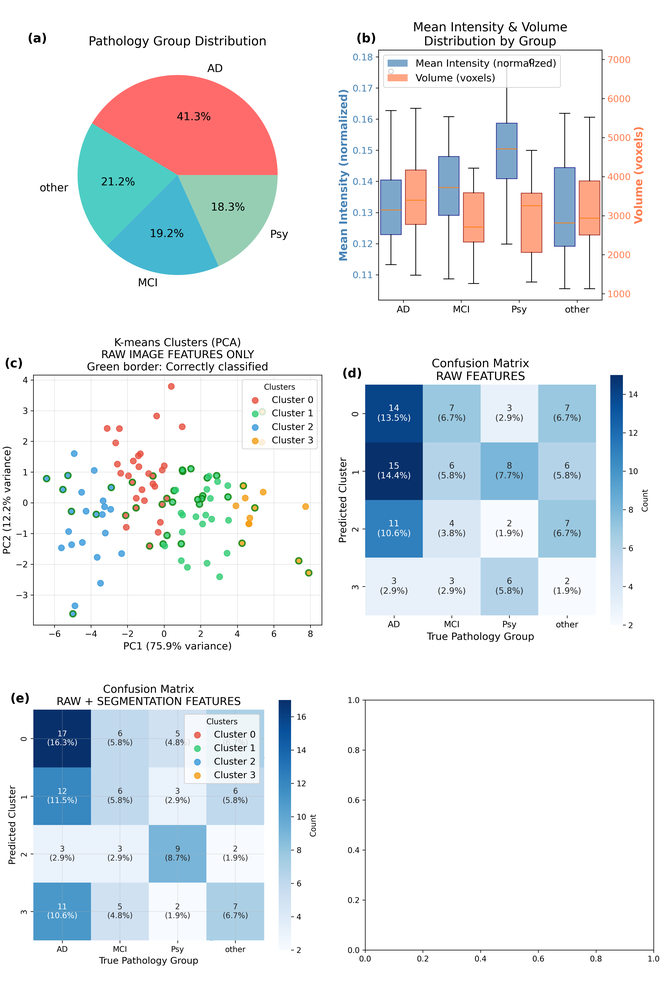
#> input picture PRL/dataset/comparative_kmeans_analysis.png, 667 x 1000 px, shrunk from 3600 x 5400 before the run
$ python -i raw_image_kmeans_analysis.py   (imports and definitions only)
#> lines starting #> are read from the running program, lines starting #| are printed output that depends on the picture; after the words box and inside, x2 and y2 are one past the last pixel; in counts of white or black regions, pixels touching at a corner belong together
"""
K-means Clustering Analysis on RAW IMAGE FEATURES ONLY
Choroid Plexus Segmentation Dataset

This script clusters patients based ONLY on raw T1xFLAIR image characteristics,
without using any ground truth segmentation information.

Author: Generated for PhD Thesis Analysis
Date: September 2025
"""

import os
import json
import numpy as np
import pandas as pd
import nibabel as nib
from sklearn.cluster import KMeans
from sklearn.preprocessing import StandardScaler
from sklearn.metrics import silhouette_score, adjusted_rand_score
from sklearn.decomposition import PCA
import matplotlib.pyplot as plt
import seaborn as sns
from tqdm import tqdm
from scipy import ndimage

# [49 lines left out: functions calculate_cluster_accuracy, load_patient_groups, not called in this run]

def extract_raw_image_features(image_data):
    """Extract features ONLY from raw T1xFLAIR image data (NO segmentation info)"""
    features = {}

    # Remove background/zero voxels and normalize intensity
    # Use robust percentile-based normalization to handle outliers
    non_zero_mask = image_data > 0
    if np.sum(non_zero_mask) == 0:
        # Handle case where entire image is zero/background
        image_normalized = image_data
    else:
        # Use 1st and 99th percentile for robust normalization
        p1, p99 = np.percentile(image_data[non_zero_mask], [1, 99])
        if p99 > p1:
            image_normalized = np.clip((image_data - p1) / (p99 - p1), 0, 1)
        else:
            image_normalized = image_data / np.max(image_data) if np.max(image_data) > 0 else image_data

    # Basic intensity statistics (on normalized data)
    features['mean_intensity'] = np.mean(image_normalized)
    features['std_intensity'] = np.std(image_normalized)
    features['min_intensity'] = np.min(image_normalized)
    features['max_intensity'] = np.max(image_normalized)
    features['median_intensity'] = np.median(image_normalized)
    features['intensity_range'] = features['max_intensity'] - features['min_intensity']

    # Intensity distribution features (on normalized data)
    features['intensity_skewness'] = calculate_skewness(image_normalized.flatten())
    features['intensity_kurtosis'] = calculate_kurtosis(image_normalized.flatten())

    # Percentiles (on normalized data)
    features['p25_intensity'] = np.percentile(image_normalized, 25)
    features['p75_intensity'] = np.percentile(image_normalized, 75)
    features['iqr_intensity'] = features['p75_intensity'] - features['p25_intensity']

    # Texture features (gradients on normalized data)
    grad_x = ndimage.sobel(image_normalized, axis=0)
    grad_y = ndimage.sobel(image_normalized, axis=1)
    grad_z = ndimage.sobel(image_normalized, axis=2)
    gradient_magnitude = np.sqrt(grad_x**2 + grad_y**2 + grad_z**2)

    features['gradient_mean'] = np.mean(gradient_magnitude)
    features['gradient_std'] = np.std(gradient_magnitude)
    features['gradient_max'] = np.max(gradient_magnitude)

    # Laplacian (measures texture/edges on normalized data)
    laplacian = ndimage.laplace(image_normalized.astype(float))
    features['laplacian_mean'] = np.mean(np.abs(laplacian))
    features['laplacian_std'] = np.std(laplacian)
    features['laplacian_var'] = np.var(laplacian)

    # Local variance (texture measure on normalized data)
    # Use small kernel for local variance calculation
    kernel_size = 3
    from scipy.ndimage import uniform_filter
    local_mean = uniform_filter(image_normalized.astype(float), kernel_size)
    local_variance = uniform_filter(image_normalized**2, kernel_size) - local_mean**2
    features['local_variance_mean'] = np.mean(local_variance)
    features['local_variance_std'] = np.std(local_variance)

    # Entropy (randomness measure on normalized data)
    hist, _ = np.histogram(image_normalized, bins=256, density=True)
    hist = hist[hist > 0]  # Remove zeros to avoid log(0)
    features['entropy'] = -np.sum(hist * np.log2(hist))

    return features

def calculate_skewness(data):
    """Calculate skewness"""
    mean = np.mean(data)
    std = np.std(data)
    if std == 0:
        return 0
    return np.mean(((data - mean) / std) ** 3)

def calculate_kurtosis(data):
    """Calculate kurtosis"""
    mean = np.mean(data)
    std = np.std(data)
    if std == 0:
        return 0
    return np.mean(((data - mean) / std) ** 4) - 3

# [370 lines left out: functions process_patients_raw_only, perform_kmeans_analysis_raw, visualize_results_raw, generate_summary_report_raw, main, not called in this run]

# [2 lines not run here, left out]

>>> import cv2
>>> picture = cv2.imread('comparative_kmeans_analysis.png', cv2.IMREAD_GRAYSCALE)
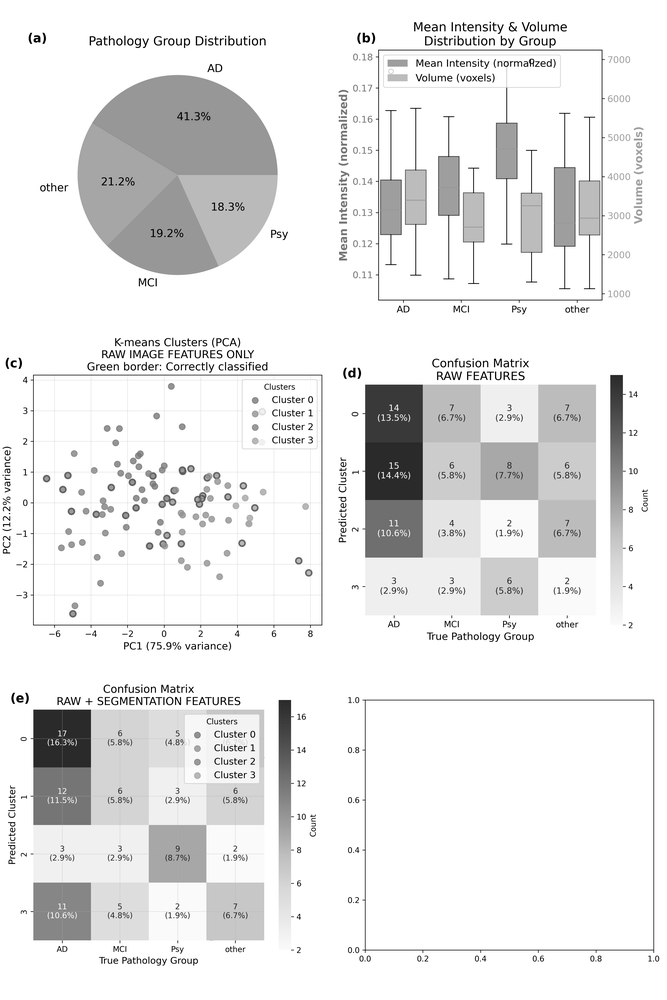
#> picture: shape (1000, 667); min 0, max 255, mean 232.7
>>> result = extract_raw_image_features(picture)
#> in extract_raw_image_features, `non_zero_mask = image_data > 0`:
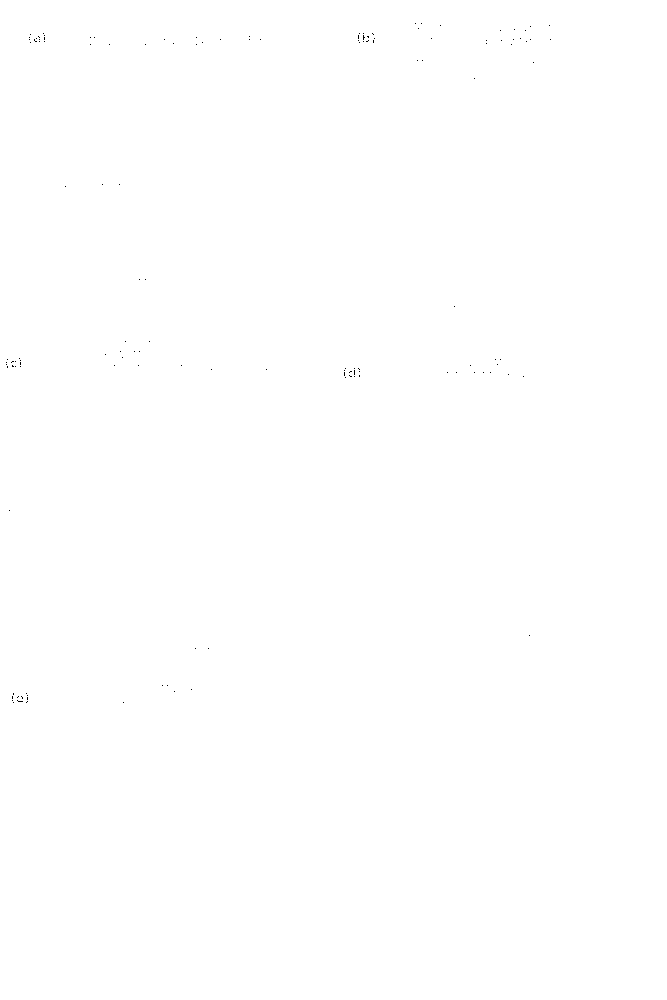
#> non_zero_mask: shape (1000, 667) bool; 100% white; black in thin lines or dots, all inside (x1, y1, x2, y2) = (6, 23, 551, 703)
#> in extract_raw_image_features, `p1, p99 = np.percentile(image_data[non_zero_mask], [1, 99])`: p1 = 42; p99 = 255
#> in extract_raw_image_features, `image_normalized = np.clip((image_data - p1) / (p99 - p1), 0, 1)`:
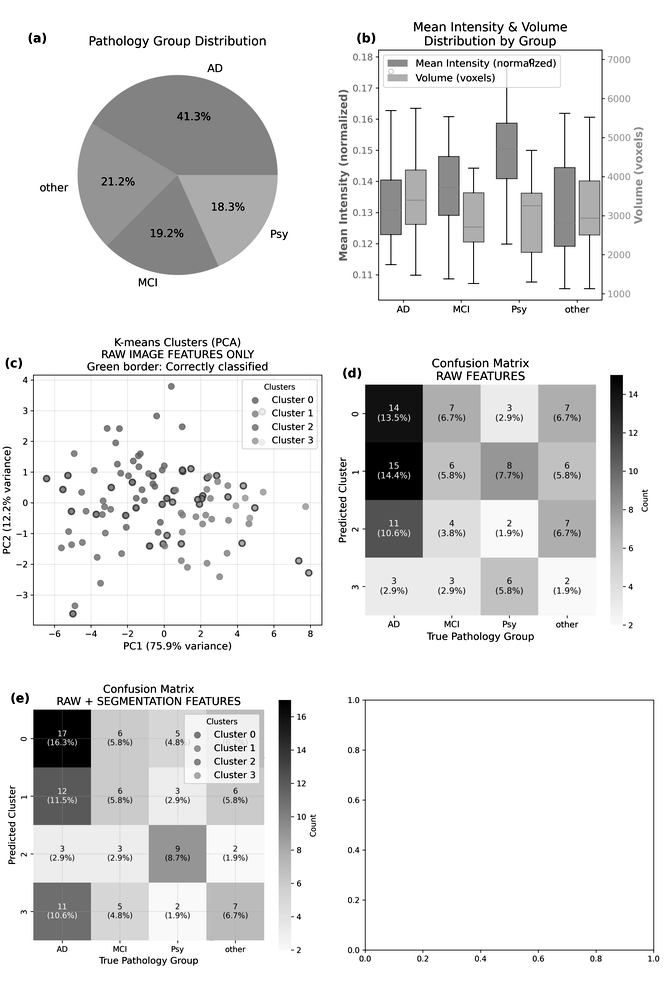
#> image_normalized: shape (1000, 667) float64; min 0, max 1, mean 0.895
#> in calculate_skewness, `mean = np.mean(data)`: mean = 0.895
#> in calculate_skewness, `std = np.std(data)`: std = 0.216
#> in calculate_kurtosis, `mean = np.mean(data)`: mean = 0.895
#> in calculate_kurtosis, `std = np.std(data)`: std = 0.216
#> in extract_raw_image_features, `grad_x = ndimage.sobel(image_normalized, axis=0)`:
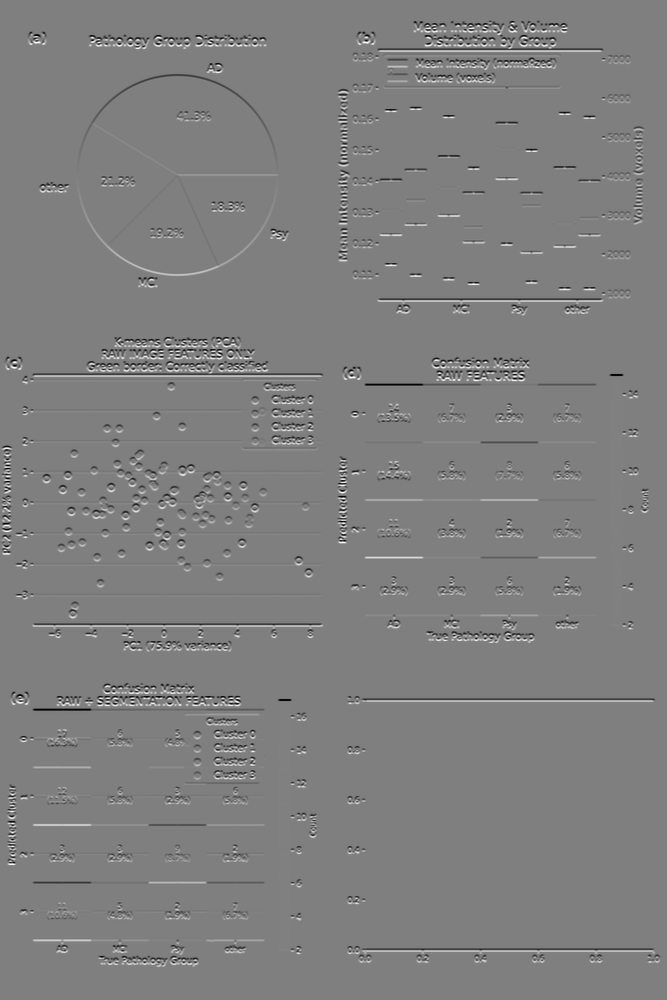
#> grad_x: shape (1000, 667) float64; min -4, max 4, mean -4.26e-19; drawn with min black and max white
#> in extract_raw_image_features, `grad_y = ndimage.sobel(image_normalized, axis=1)`:
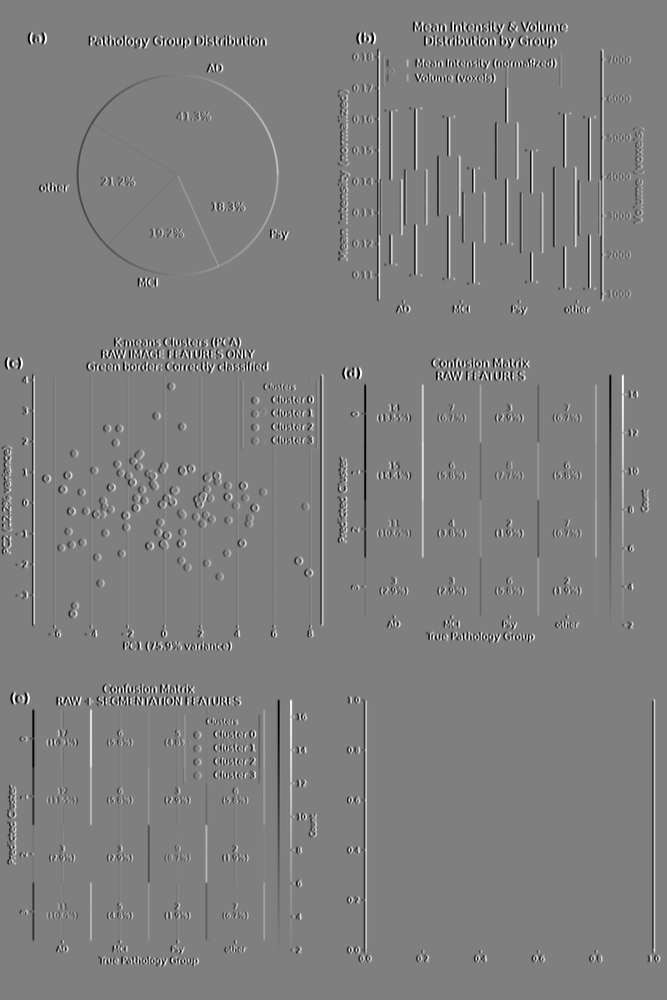
#> grad_y: shape (1000, 667) float64; min -4, max 4, mean 2.25e-06; drawn with min black and max white
#> (the run stopped early here; a loop or call above may not have finished)
